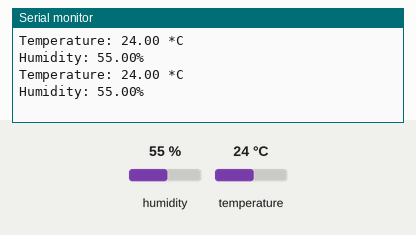
Simulated run of this sketch. Board: Arduino Uno, built with avr-gcc and run on an emulated ATmega328P. Shown: the last lines printed to the serial monitor. The inputs (shaded band) are chosen by the test bench; at power-on: humidity 55 %, temperature 24 °C.

Above: at 4.8 s.
4.9 s: humidity set to 22 %
At 7.5 s:
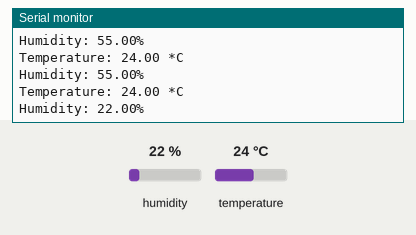
7.9 s: temperature set to 12 °C
At 9.1 s:
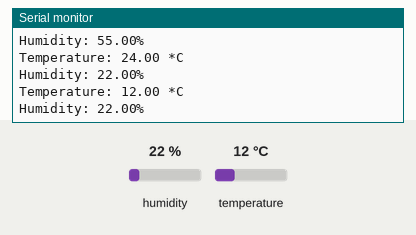
10.9 s: humidity set to 40 %
At 13.3 s:
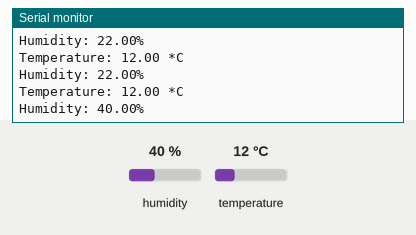
Timing chart, 0 to 14.8 s (numbered marks = the images above; inputs shaded):
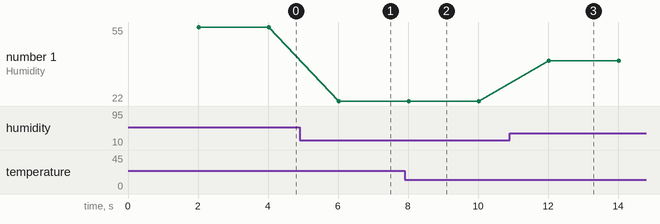

The sketch:

03_DHT11_sensor_simple.ino
```cpp
#include <Adafruit_Sensor.h>
#include <DHT.h>
#include <DHT_U.h>

#define DHTPIN            2         // Pin which is connected to the DHT sensor.
#define DHTTYPE           DHT11     // DHT 11

DHT_Unified dht(DHTPIN, DHTTYPE);

unsigned long previousMillis = 0;
const long interval = 2000;           // interval at which to read the data (milliseconds)

void setup() {
  Serial.begin(9600);
  // Initialize device.
  dht.begin();
}

void loop() {

  unsigned long currentMillis = millis();

  if (currentMillis - previousMillis >= interval) {

    previousMillis = currentMillis;

    // Get temperature event and print its value.
    sensors_event_t event;

    dht.temperature().getEvent(&event);
    if (isnan(event.temperature)) {
      Serial.println("Error reading temperature!");
    }
    else {
      Serial.print("Temperature: ");
      Serial.print(event.temperature);
      Serial.println(" *C");
    }

    // Get humidity event and print its value.
    dht.humidity().getEvent(&event);
    if (isnan(event.relative_humidity)) {
      Serial.println("Error reading humidity!");
    }
    else {
      Serial.print("Humidity: ");
      Serial.print(event.relative_humidity);
      Serial.println("%");
    }
  }
}
```

Measured:
- after the input at 4.9 s, the serial monitor: prints a new line after 1.1 s (image 1)
- after the input at 7.9 s, the serial monitor: prints a new line after 0.10 s (image 2)
- after the input at 10.9 s, the serial monitor: prints a new line after 1.1 s (image 3)
- plotted number 1: 55 → 22 after the input at 4.9 s, 22 → 40 after the input at 10.9 s
